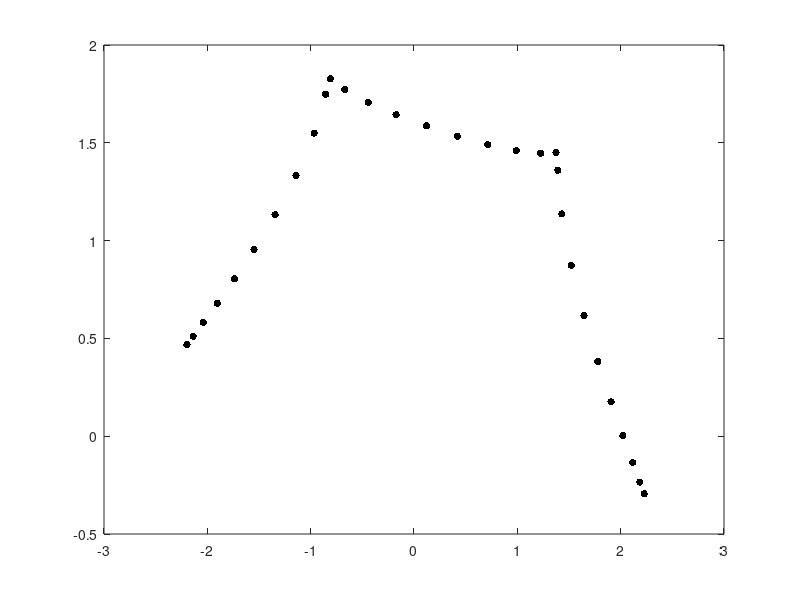

MATLAB code for this plot: (Note: this script raises an error after producing the figure.)
%% Crouzeix's conjecture
% Nick Trefethen and Michael Overton, October 2013

%%
% (Chebfun Example linalg/Crouzeix.m)
% [Tags: #linear algebra, #field of values, #Crouzeix, #FOV]

function Crouzeix

%%
% Crouzeix's conjecture is a fascinating open problem in matrix theory, which
% bounds the size of a function of a matrix, $p(A)$.  See [1].

%%
% Let $p$ be an analytic function, and in fact, it is enough to suppose $p$ is
% a polynomial.  Let $A$ be a square matrix, and let $\|\cdot\|$ be the 2-norm
% on matrices.  Crouzeix's conjecture is the inequality
% $$ \|p(A)\| \le 2\|p\|\_{W(A)} $$
% where $ \|p(A)\|\_{W(A)} $ denotes the maximum of $|p(z)|$ where $z$ ranges
% over the _field of values_ (or _numerical range_) of $A$.  $W(A)$ is defined
% as the set of Rayleigh quotients associated with $A$, and there is a Chebfun
% command `fov` to compute it.  This is a nonempty, bounded, convex set in the
% complex plane that contains the eigenvalues of $A$.  For more about $W(A)$,
% see the Chebfun Example [linalg/FieldOfValues](FieldOfValues.html).

%%
% For example, here are the eigenvalues and field of values of the
% "Grcar matrix" of dimension $30$, rotated (for no particular reason)
% by multiplication by $\exp(1.4i)$.
A = exp(1.4i)*gallery('grcar',30);
plot(eig(A),'.k','markersize',16)
hold on, plot(fov(A),'m','linewidth',1.6)
hold off, axis equal, axis off

%%
% Intriguingly, the inequality of Crouzeix's conjecture has been established
% with a weaker constant [2]:
% $$ \|p(A)\| \le 11.08 \|p\|_{W(A)}. $$
% Thus the challenge is to improve $11.08$ to $2$.  This is the best possible
% constant, as we shall see in a moment.

%%
% It is known that Crouzeix's inequality holds in all kinds of special cases,
% including if $A$ has dimension $2$, if $A^2=0$, if $A^3=0$ and $d=3$
% (Crouzeix 2012), if $W(A)$ is a disk (Badea 2004 based on work of von
% Neumann 1951 and Okubo and Ando 1975), if $p(z)=z^n$ (Berger 1965) and 1967,
% Pearcy 1966). or if $A$ is normal (in which case the constant $2$ can be
% improved to $1$ and the inequality is an equality). The case of matrices of
% dimension $3$ is open but has been explored so thoroughly numerically that
% if Crouzeix's conjecture is false, it is highly likely that the first
% counterexample is of dimension $4$ or higher.

%%
% Given a matrix $A$ and a polynomial $p$, let $c(A,p)$ be the "Crouzeix
% ratio" $\|p(A)\|/\|p\|_{W(A)}$.  We can compute this in a single line of
% Chebfun!
c = @(A,a) norm(polyvalm(a, A)) / norm(polyvalc(a, fov(A)), inf);

%%
% Here $a$ is a vector of coefficients of $p$, ordered from highest to lowest
% degree in Matlab's usual fashion, and polyvalc is a function that evaluates
% a polynomial of a chebfun. (We should probably replace this with an overload
% of polyval for chebfuns.)

function pf = polyvalc(a,f)  % evaluate polynomial of chebfun f
    pf = a(end)*f.^0;
    for k = 1:length(a)-1
        pf = pf + a(end-k)*f.^k;
    end
end

%%
% For example, here is an example that shows that the constant $2$ is best
% possible, namely $p(A) = A$ where $A$ is a Jordan block of dimension 2:
A = [0 1 ; 0 0];
a = [1 0];
c(A,a)

%%
% Here is a random matrix of dimension 20 with a random polynomial of degree 4:
rng('default'), A = randn(20)/sqrt(20);
a = randn(5, 1);
c(A,a)

%%
% Here is the same polynomial with the matrix B defined as a diagonal matrix,
% hence normal, with the same eigenvalues as A. In this case the Crouzeix ratio
% must be $1$.
B = diag(eig(A));
c(B,a)

%%
% We have done experiments with an optimization code to try to find
% counterexamples to Crouzeix conjecture for matrices of various dimensions,
% and so far, we have found no counterexamples.

end

%% References
%
% 1. M. Crouzeix, Bounds for analytical functions of matrices, _Integral
%    Equations and Operator Theory_, 48 (2004), 461-477.
%
% 2. M. Crouzeix, Numerical range and functional calculus in Hilbert space,
%    _Journal of Functional Analysis_, 244 (2007), 668-690.
